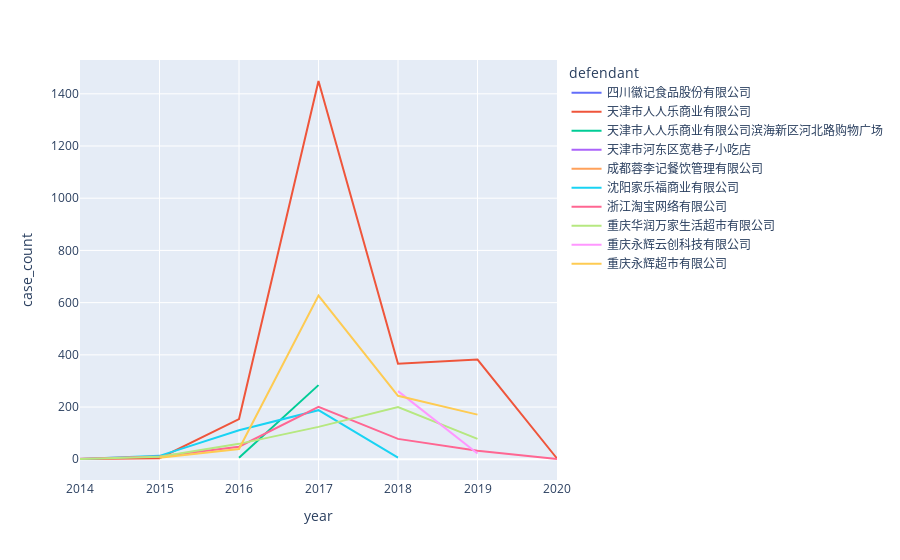

Write notebook code for a chart like this one.
### Code cell
fig = px.line(
    time_nselected_1stcp, 
    x = "year", 
    y = "case_count", 
    color = "defendant"
)
# fig.update_yaxes(type="log")
fig.show()

### Figure 1 — Plotly figure (JSON) as saved in the notebook; plotly's stock layout.template omitted (floating-point values rounded to 4 significant figures)
{"data": [{"hovertemplate": "defendant=四川徽记食品股份有限公司<br>year=%{x}<br>case_count=%{y}<extra></extra>", "legendgroup": "四川徽记食品股份有限公司", "line": {"color": "#636efa", "dash": "solid"}, "mode": "lines", "name": "四川徽记食品股份有限公司", "orientation": "v", "showlegend": true, "type": "scatter", "x": [2017], "xaxis": "x", "y": [307], "yaxis": "y"}, {"hovertemplate": "defendant=天津市人人乐商业有限公司<br>year=%{x}<br>case_count=%{y}<extra></extra>", "legendgroup": "天津市人人乐商业有限公司", "line": {"color": "#EF553B", "dash": "solid"}, "mode": "lines", "name": "天津市人人乐商业有限公司", "orientation": "v", "showlegend": true, "type": "scatter", "x": [2014, 2015, 2016, 2017, 2018, 2019, 2020], "xaxis": "x", "y": [1, 4, 154, 1449, 366, 382, 3], "yaxis": "y"}, {"hovertemplate": "defendant=天津市人人乐商业有限公司滨海新区河北路购物广场<br>year=%{x}<br>case_count=%{y}<extra></extra>", "legendgroup": "天津市人人乐商业有限公司滨海新区河北路购物广场", "line": {"color": "#00cc96", "dash": "solid"}, "mode": "lines", "name": "天津市人人乐商业有限公司滨海新区河北路购物广场", "orientation": "v", "showlegend": true, "type": "scatter", "x": [2016, 2017], "xaxis": "x", "y": [6, 284], "yaxis": "y"}, {"hovertemplate": "defendant=天津市河东区宽巷子小吃店<br>year=%{x}<br>case_count=%{y}<extra></extra>", "legendgroup": "天津市河东区宽巷子小吃店", "line": {"color": "#ab63fa", "dash": "solid"}, "mode": "lines", "name": "天津市河东区宽巷子小吃店", "orientation": "v", "showlegend": true, "type": "scatter", "x": [2019], "xaxis": "x", "y": [370], "yaxis": "y"}, {"hovertemplate": "defendant=成都蓉李记餐饮管理有限公司<br>year=%{x}<br>case_count=%{y}<extra></extra>", "legendgroup": "成都蓉李记餐饮管理有限公司", "line": {"color": "#FFA15A", "dash": "solid"}, "mode": "lines", "name": "成都蓉李记餐饮管理有限公司", "orientation": "v", "showlegend": true, "type": "scatter", "x": [2019], "xaxis": "x", "y": [370], "yaxis": "y"}, {"hovertemplate": "defendant=沈阳家乐福商业有限公司<br>year=%{x}<br>case_count=%{y}<extra></extra>", "legendgroup": "沈阳家乐福商业有限公司", "line": {"color": "#19d3f3", "dash": "solid"}, "mode": "lines", "name": "沈阳家乐福商业有限公司", "orientation": "v", "showlegend": true, "type": "scatter", "x": [2014, 2015, 2016, 2017, 2018], "xaxis": "x", "y": [1, 13, 111, 188, 6], "yaxis": "y"}, {"hovertemplate": "defendant=浙江淘宝网络有限公司<br>year=%{x}<br>case_count=%{y}<extra></extra>", "legendgroup": "浙江淘宝网络有限公司", "line": {"color": "#FF6692", "dash": "solid"}, "mode": "lines", "name": "浙江淘宝网络有限公司", "orientation": "v", "showlegend": true, "type": "scatter", "x": [2014, 2015, 2016, 2017, 2018, 2019, 2020], "xaxis": "x", "y": [2, 11, 48, 201, 78, 33, 1], "yaxis": "y"}, {"hovertemplate": "defendant=重庆华润万家生活超市有限公司<br>year=%{x}<br>case_count=%{y}<extra></extra>", "legendgroup": "重庆华润万家生活超市有限公司", "line": {"color": "#B6E880", "dash": "solid"}, "mode": "lines", "name": "重庆华润万家生活超市有限公司", "orientation": "v", "showlegend": true, "type": "scatter", "x": [2014, 2015, 2016, 2017, 2018, 2019], "xaxis": "x", "y": [1, 10, 59, 124, 200, 78], "yaxis": "y"}, {"hovertemplate": "defendant=重庆永辉云创科技有限公司<br>year=%{x}<br>case_count=%{y}<extra></extra>", "legendgroup": "重庆永辉云创科技有限公司", "line": {"color": "#FF97FF", "dash": "solid"}, "mode": "lines", "name": "重庆永辉云创科技有限公司", "orientation": "v", "showlegend": true, "type": "scatter", "x": [2018, 2019], "xaxis": "x", "y": [261, 22], "yaxis": "y"}, {"hovertemplate": "defendant=重庆永辉超市有限公司<br>year=%{x}<br>case_count=%{y}<extra></extra>", "legendgroup": "重庆永辉超市有限公司", "line": {"color": "#FECB52", "dash": "solid"}, "mode": "lines", "name": "重庆永辉超市有限公司", "orientation": "v", "showlegend": true, "type": "scatter", "x": [2015, 2016, 2017, 2018, 2019], "xaxis": "x", "y": [6, 39, 627, 243, 171], "yaxis": "y"}], "layout": {"legend": {"title": {"text": "defendant"}, "tracegroupgap": 0}, "margin": {"t": 60}, "xaxis": {"anchor": "y", "domain": [0, 1], "title": {"text": "year"}}, "yaxis": {"anchor": "x", "domain": [0, 1], "title": {"text": "case_count"}}}}
